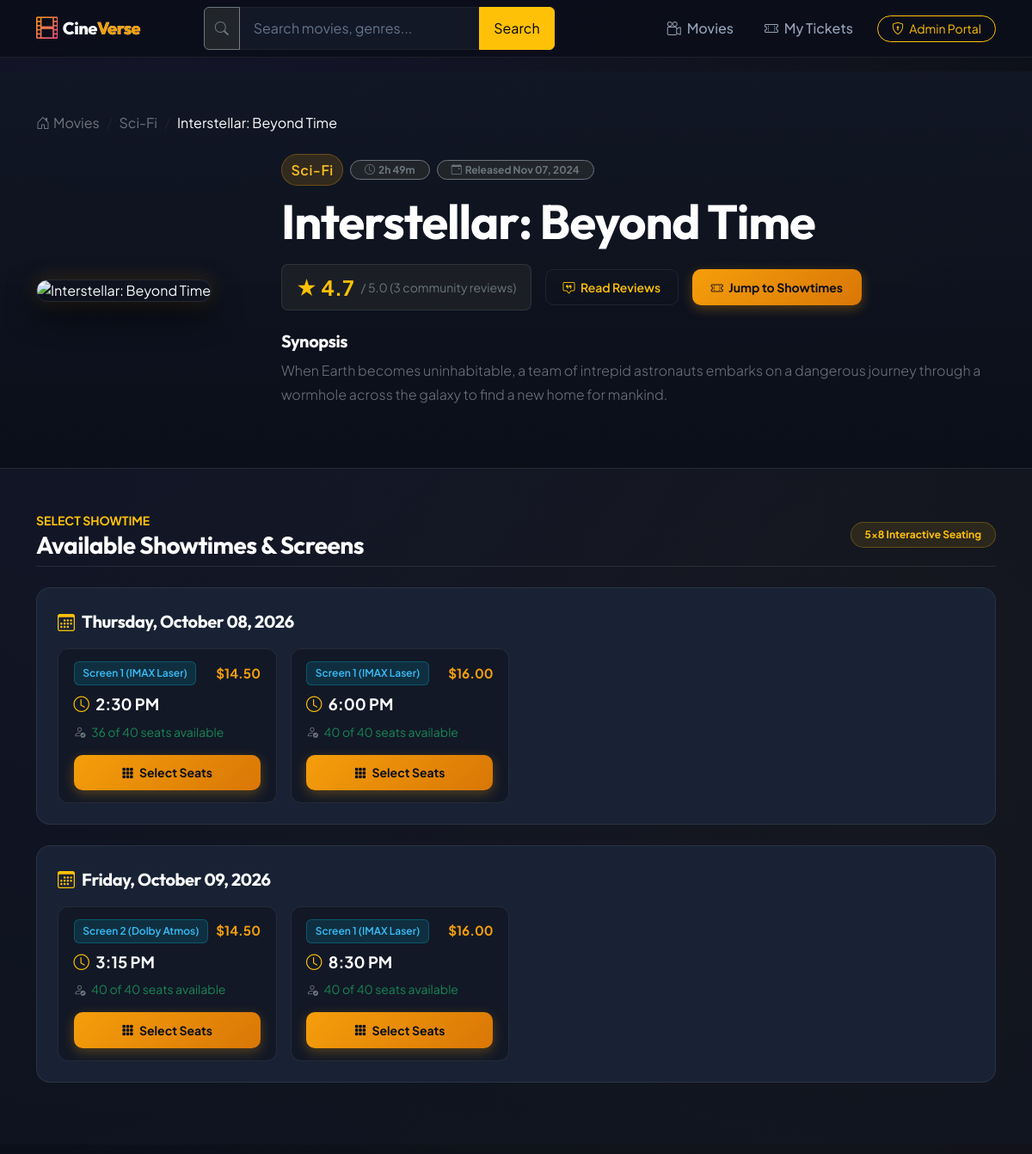
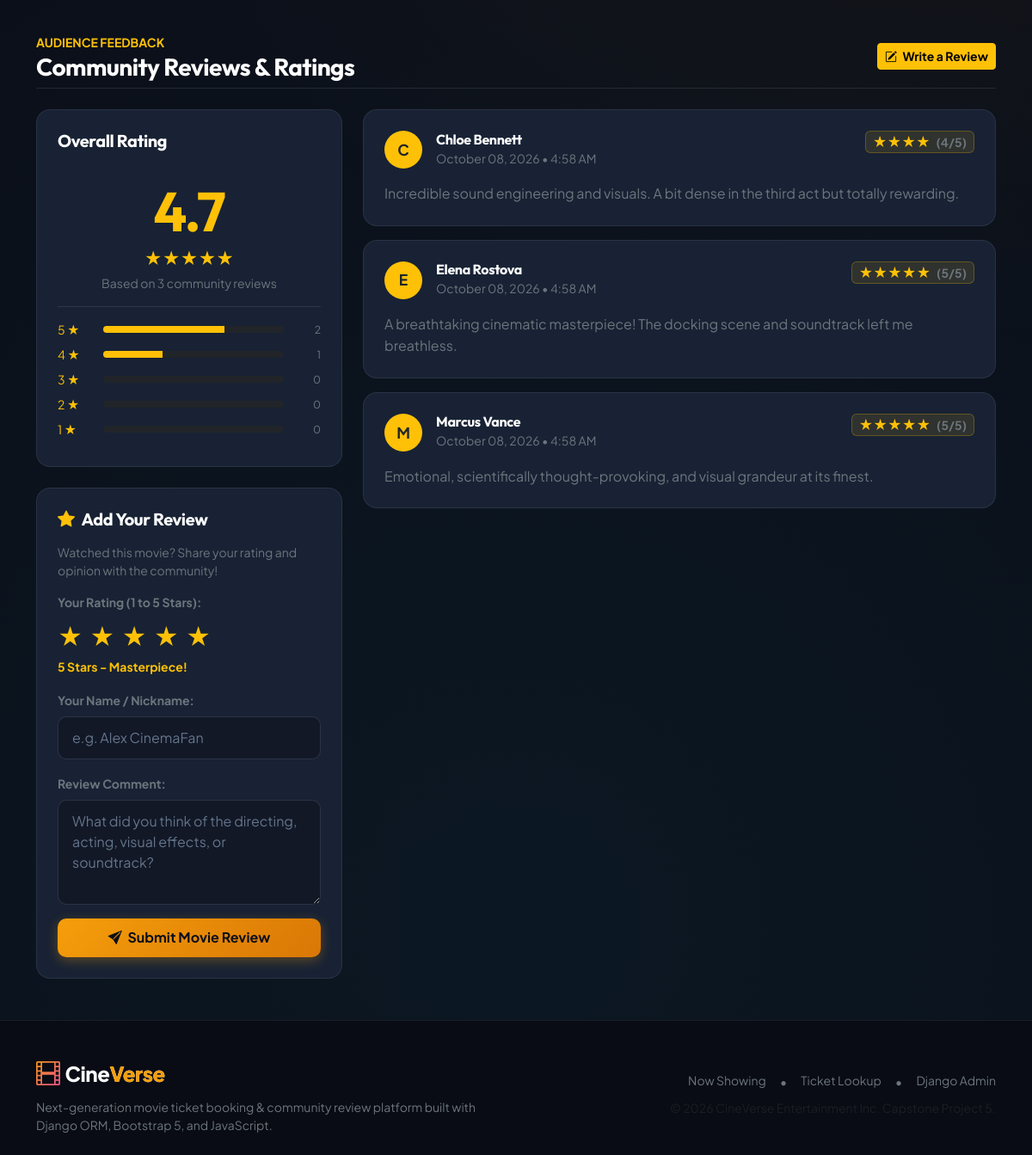
/movies/1/, run on the app's committed database (2 pictures, top to bottom).
### movies/models.py (models this page shows, shortened)
class Movie(models.Model):
    GENRE_CHOICES = [
        ("Action", "Action"),
        ("Sci-Fi", "Sci-Fi"),
        ("Drama", "Drama"),
        ("Animation", "Animation"),
        ("Comedy", "Comedy"),
        ("Thriller", "Thriller"),
        ("Horror", "Horror"),
        ("Adventure", "Adventure"),
        ("Romance", "Romance"),
    ]
    title = models.CharField(max_length=200)
    genre = models.CharField(max_length=100, choices=GENRE_CHOICES)
    duration = models.PositiveIntegerField(help_text="Duration in minutes")
    release_date = models.DateField()
    poster_url = models.URLField(max_length=500)
    description = models.TextField()
    class Meta:
        ordering = ["-release_date", "title"]
    @property
    def formatted_duration(self):
        hours = self.duration // 60
        minutes = self.duration % 60
        if hours > 0 and minutes > 0:
            return f"{hours}h {minutes}m"
        elif hours > 0:
            return f"{hours}h"
        return f"{minutes}m"
    def average_rating(self):
        reviews = self.reviews.all()
        if reviews.exists():
            avg = sum(r.rating for r in reviews) / reviews.count()
            return round(avg, 1)
        return None
    def review_count(self):
        return self.reviews.count()

class Showtime(models.Model):
    movie = models.ForeignKey(Movie, on_delete=models.CASCADE, related_name="showtimes")
    show_date = models.DateField()
    show_time = models.TimeField()
    ticket_price = models.DecimalField(max_digits=6, decimal_places=2)
    screen_number = models.CharField(max_length=50, default="Screen 1")
    class Meta:
        ordering = ["show_date", "show_time"]
    def get_booked_seats_list(self):
        seats = set()
        for booking in self.bookings.all():
            if booking.selected_seats:
                for seat in booking.selected_seats.split(","):
                    seat_clean = seat.strip().upper()
                    if seat_clean:
                        seats.add(seat_clean)
        return sorted(list(seats))
    @property
    def total_seats(self):
        return 40  # 5 rows (A-E) x 8 columns (1-8)
    @property
    def available_seats_count(self):
        return max(0, self.total_seats - len(self.get_booked_seats_list()))

class SeatBooking(models.Model):
    showtime = models.ForeignKey(Showtime, on_delete=models.CASCADE, related_name="bookings")
    customer_name = models.CharField(max_length=100)
    customer_email = models.EmailField()
    customer_phone = models.CharField(max_length=20)
    selected_seats = models.CharField(
        max_length=255,
        help_text="Comma-separated seat codes, e.g. A1, A2, B5"
    )
    total_paid = models.DecimalField(max_digits=8, decimal_places=2)
    booking_code = models.CharField(max_length=32, unique=True, editable=False)
    created_at = models.DateTimeField(auto_now_add=True)
    class Meta:
        ordering = ["-created_at"]

class MovieReview(models.Model):
    movie = models.ForeignKey(Movie, on_delete=models.CASCADE, related_name="reviews")
    reviewer_name = models.CharField(max_length=100)
    rating = models.PositiveSmallIntegerField(
        validators=[MinValueValidator(1), MaxValueValidator(5)],
        help_text="Rating between 1 and 5 stars"
    )
    comment = models.TextField()
    created_date = models.DateTimeField(auto_now_add=True)
    class Meta:
        ordering = ["-created_date"]

### movies/views.py (the view)
# urls.py: path("movies/<int:pk>/", views.movie_detail, name="movie_detail"),
def movie_detail(request, pk):
    movie = get_object_or_404(Movie, pk=pk)
    review_form = MovieReviewForm()
    showtimes = movie.showtimes.all().order_by("show_date", "show_time")
    showtimes_by_date = defaultdict(list)
    for st in showtimes:
        showtimes_by_date[st.show_date].append(st)
    grouped_showtimes = sorted(showtimes_by_date.items(), key=lambda item: item[0])
    reviews = movie.reviews.all().order_by("-created_date")
    avg_rating = movie.average_rating()
    review_count = movie.review_count()
    rating_distribution = {i: 0 for i in range(1, 6)}
    if review_count > 0:
        for r in reviews:
            if 1 <= r.rating <= 5:
                rating_distribution[r.rating] += 1
        star_bars = []
        for star in range(5, 0, -1):
            count = rating_distribution[star]
            pct = round((count / review_count) * 100)
            star_bars.append({"star": star, "count": count, "percent": pct})
    else:
        star_bars = [{"star": star, "count": 0, "percent": 0} for star in range(5, 0, -1)]
    context = {
        "movie": movie,
        "grouped_showtimes": grouped_showtimes,
        "reviews": reviews,
        "review_form": review_form,
        "avg_rating": avg_rating,
        "review_count": review_count,
        "star_bars": star_bars,
    }
    return render(request, "movies/movie_detail.html", context)

### movies/templates/movies/movie_detail.html (shortened to what this page needs)
{% extends "movies/base.html" %}
{% block content %}
<section class="hero-movie-header">
  <div class="container">
    <nav aria-label="breadcrumb" class="mb-4">
      <ol class="breadcrumb">
        <li class="breadcrumb-item"><a href="{% url 'movies:movie_list' %}" class="text-secondary text-decoration-none"><i class="bi bi-house-door me-1"></i>Movies</a></li>
        <li class="breadcrumb-item"><a href="{% url 'movies:movie_list' %}?genre={{ movie.genre }}" class="text-secondary text-decoration-none">{{ movie.genre }}</a></li>
        <li class="breadcrumb-item active text-white" aria-current="page">{{ movie.title }}</li>
      </ol>
    </nav>
    <div class="row g-4 align-items-center">
      <div class="col-md-4 col-lg-3 text-center text-md-start">
        <img src="{{ movie.poster_url }}" alt="{{ movie.title }}" class="movie-detail-poster img-fluid" onerror="this.src='https://images.unsplash.com/photo-1489599849927-2ee91cede3ba?w=600&auto=format&fit=crop&q=80';">
      </div>
      <div class="col-md-8 col-lg-9">
        <div class="d-flex flex-wrap gap-2 align-items-center mb-2">
          <span class="badge-genre fs-6">{{ movie.genre }}</span>
          <span class="badge bg-dark border border-secondary text-secondary px-3 py-1 rounded-pill">
            <i class="bi bi-clock me-1"></i>{{ movie.formatted_duration }}
          </span>
          <span class="badge bg-dark border border-secondary text-secondary px-3 py-1 rounded-pill">
            <i class="bi bi-calendar-event me-1"></i>Released {{ movie.release_date|date:"M d, Y" }}
          </span>
        </div>
        <h1 class="display-4 fw-bold text-white mb-3 font-display">{{ movie.title }}</h1>
        <div class="d-flex align-items-center gap-3 mb-4 flex-wrap">
          <div class="d-flex align-items-center bg-dark bg-opacity-75 border border-secondary border-opacity-25 px-3 py-2 rounded-3">
            <span class="fs-4 fw-bold text-warning me-2">★ {{ avg_rating|default:"--" }}</span>
            <span class="text-secondary small">/ 5.0 ({{ review_count }} community review{{ review_count|pluralize }})</span>
          </div>
          <a href="#reviews-section" class="btn btn-sm btn-cinema-outline text-warning">
            <i class="bi bi-chat-square-quote me-1"></i> Read Reviews
          </a>
          <a href="#showtimes-section" class="btn btn-sm btn-cinema-primary">
            <i class="bi bi-ticket-perforated me-1"></i> Jump to Showtimes
          </a>
        </div>
        <div class="mb-4">
          <h2 class="h5 fw-bold text-white mb-2">Synopsis</h2>
          <p class="text-secondary lead fs-6 mb-0" style="line-height: 1.7;">
            {{ movie.description }}
          </p>
        </div>
      </div>
    </div>
  </div>
</section>
<section id="showtimes-section" class="py-5" style="background: rgba(18, 24, 38, 0.5);">
  <div class="container">
    <div class="d-flex align-items-center justify-content-between mb-4 pb-2 border-bottom border-secondary border-opacity-25">
      <div>
        <span class="text-warning fw-bold text-uppercase small letter-spacing-1">Select Showtime</span>
        <h2 class="h3 fw-bold text-white mb-0">Available Showtimes & Screens</h2>
      </div>
      <span class="badge bg-warning bg-opacity-10 text-warning border border-warning border-opacity-25 px-3 py-2 rounded-pill">
        5×8 Interactive Seating
      </span>
    </div>
    {% if grouped_showtimes %}
      <div class="space-y-4">
        {% for show_date, showtimes_list in grouped_showtimes %}
          <div class="card cinema-card mb-4 p-4">
            <div class="d-flex align-items-center gap-2 mb-3">
              <i class="bi bi-calendar3 text-warning fs-5"></i>
              <h3 class="h5 fw-bold text-white mb-0">
                {{ show_date|date:"l, F d, Y" }}
              </h3>
            </div>
            <div class="row row-cols-1 row-cols-sm-2 row-cols-md-3 row-cols-lg-4 g-3">
              {% for st in showtimes_list %}
                <div class="col">
                  <div class="showtime-pill-btn h-100 d-flex flex-column justify-content-between">
                    <div>
                      <div class="d-flex justify-content-between align-items-center mb-2">
                        <span class="badge-screen">{{ st.screen_number }}</span>
                        <span class="price-text">${{ st.ticket_price }}</span>
                      </div>
                      <div class="time-text mb-2">
                        <i class="bi bi-clock me-1 text-warning"></i> {{ st.show_time|time:"g:i A" }}
                      </div>
                      <div class="small text-secondary mb-3">
                        <i class="bi bi-person-check me-1"></i>
                        <span class="{% if st.available_seats_count < 10 %}text-danger fw-bold{% else %}text-success{% endif %}">
                          {{ st.available_seats_count }} of {{ st.total_seats }} seats available
                        </span>
                      </div>
                    </div>
                    <div>
                      {% if st.available_seats_count > 0 %}
                        <a href="{% url 'movies:seat_booking' st.id %}" class="btn btn-cinema-primary w-100 btn-sm text-center">
                          <i class="bi bi-grid-3x3-gap-fill me-1"></i> Select Seats
                        </a>
                      {% else %}
                        <button class="btn btn-secondary w-100 btn-sm" disabled>
                          <i class="bi bi-x-circle me-1"></i> Sold Out
                        </button>
                      {% endif %}
                    </div>
                  </div>
                </div>
              {% endfor %}
            </div>
          </div>
        {% endfor %}
      </div>
    {% endif %}
  </div>
</section>
<section id="reviews-section" class="py-5">
  <div class="container">
    <div class="d-flex align-items-center justify-content-between mb-4 pb-2 border-bottom border-secondary border-opacity-25">
      <div>
        <span class="text-warning fw-bold text-uppercase small letter-spacing-1">Audience Feedback</span>
        <h2 class="h3 fw-bold text-white mb-0">Community Reviews & Ratings</h2>
      </div>
      <a href="#write-review-card" class="btn btn-sm btn-warning fw-bold">
        <i class="bi bi-pencil-square me-1"></i> Write a Review
      </a>
    </div>
    <div class="row g-4">
      <div class="col-lg-4">
        <div class="card cinema-card p-4 mb-4">
          <h3 class="h5 fw-bold text-white mb-3">Overall Rating</h3>
          <div class="text-center py-3 border-bottom border-secondary border-opacity-25 mb-3">
            <div class="display-3 fw-bold text-warning font-display mb-0">
              {{ avg_rating|default:"0.0" }}
            </div>
            <div class="text-warning fs-5 mb-1">
              ★★★★★
            </div>
            <div class="text-secondary small">
              Based on {{ review_count }} community review{{ review_count|pluralize }}
            </div>
          </div>
          <div class="star-distribution">
            {% for item in star_bars %}
              <div class="d-flex align-items-center gap-2 mb-2 small">
                <span class="text-warning text-nowrap" style="width: 45px;">{{ item.star }} ★</span>
                <div class="progress flex-grow-1 bg-dark" style="height: 8px;">
                  <div class="progress-bar bg-warning" role="progressbar" style="width: {{ item.percent }}%;" aria-valuenow="{{ item.percent }}" aria-valuemin="0" aria-valuemax="100"></div>
                </div>
                <span class="text-secondary small text-end" style="width: 35px;">{{ item.count }}</span>
              </div>
            {% endfor %}
          </div>
        </div>
        <div class="card cinema-card p-4" id="write-review-card">
          <h3 class="h5 fw-bold text-white mb-3 d-flex align-items-center gap-2">
            <i class="bi bi-star-fill text-warning"></i> Add Your Review
          </h3>
          <p class="text-secondary small mb-3">Watched this movie? Share your rating and opinion with the community!</p>
          <form method="POST" action="{% url 'movies:add_review' movie.id %}">
            <div class="mb-3">
              <label class="form-label text-secondary small fw-bold d-block">Your Rating (1 to 5 Stars):</label>
              <div class="d-flex align-items-center gap-2 mb-1" id="interactiveStarRating">
                <span class="star-btn text-warning fs-3" data-value="1" style="cursor: pointer;">★</span>
                <span class="star-btn text-warning fs-3" data-value="2" style="cursor: pointer;">★</span>
                <span class="star-btn text-warning fs-3" data-value="3" style="cursor: pointer;">★</span>
                <span class="star-btn text-warning fs-3" data-value="4" style="cursor: pointer;">★</span>
                <span class="star-btn text-warning fs-3" data-value="5" style="cursor: pointer;">★</span>
              </div>
              <div class="small text-warning fw-bold" id="selectedRatingLabel">5 Stars - Masterpiece!</div>
            </div>
            <div class="mb-3">
              <label for="id_reviewer_name" class="form-label text-secondary small fw-bold">Your Name / Nickname:</label>
              <input type="text" name="reviewer_name" id="id_reviewer_name" class="form-control" placeholder="e.g. Alex CinemaFan" required>
            </div>
            <div class="mb-3">
              <label for="id_comment" class="form-label text-secondary small fw-bold">Review Comment:</label>
              <textarea name="comment" id="id_comment" class="form-control" rows="4" placeholder="What did you think of the directing, acting, visual effects, or soundtrack?" required></textarea>
            </div>
            <button type="submit" class="btn btn-cinema-primary w-100 fw-bold">
              <i class="bi bi-send-fill me-1"></i> Submit Movie Review
            </button>
          </form>
        </div>
      </div>
      <div class="col-lg-8">
        {% if reviews %}
          <div class="d-flex flex-column gap-3">
            {% for review in reviews %}
              <div class="card cinema-card p-4">
                <div class="d-flex justify-content-between align-items-start mb-2">
                  <div class="d-flex align-items-center gap-3">
                    <div class="rounded-circle bg-warning text-dark fw-bold d-flex align-items-center justify-content-center" style="width: 44px; height: 44px; font-size: 1.1rem;">
                      {{ review.reviewer_name|slice:":1"|upper }}
                    </div>
                    <div>
                      <h4 class="h6 fw-bold text-white mb-0">{{ review.reviewer_name }}</h4>
                      <span class="text-secondary small">{{ review.created_date|date:"F d, Y • g:i A" }}</span>
                    </div>
                  </div>
                  <div class="badge bg-warning bg-opacity-10 text-warning border border-warning border-opacity-25 px-2 py-1 fs-6">
                    {% for _ in "x"|rjust:review.rating %}★{% endfor %}
                    <span class="text-secondary ms-1 small">({{ review.rating }}/5)</span>
                  </div>
                </div>
                <p class="text-secondary mb-0 mt-2" style="line-height: 1.6;">
                  {{ review.comment }}
                </p>
              </div>
            {% endfor %}
          </div>
        {% endif %}
      </div>
    </div>
  </div>
</section>
{% endblock %}

### data on the page
Movie: genre "Sci-Fi", title "Interstellar: Beyond Time", formatted_duration "2h 49m", release_date "Nov 07, 2024", description "When Earth becomes uninhabitable, a team of intrepid astronauts embarks on a dangerous journey through a wormhole across the galaxy to find a new home for mankind."
Showtime: show_date "Thursday, October 08, 2026", screen_number "Screen 1 (IMAX Laser)", ticket_price "14.50", show_time "2:30 PM", available_seats_count "36", total_seats "40", shows "Select Seats"
Showtime: screen_number "Screen 1 (IMAX Laser)", ticket_price "16.00", show_time "6:00 PM", available_seats_count "40", total_seats "40", shows "Select Seats"
Showtime: show_date "Friday, October 09, 2026", screen_number "Screen 2 (Dolby Atmos)", ticket_price "14.50", show_time "3:15 PM", available_seats_count "40", total_seats "40", shows "Select Seats"
Showtime: screen_number "Screen 1 (IMAX Laser)", ticket_price "16.00", show_time "8:30 PM", available_seats_count "40", total_seats "40", shows "Select Seats"
MovieReview: reviewer_name "C", reviewer_name "Chloe Bennett", created_date "October 08, 2026 • 4:58 AM", rating "4", comment "Incredible sound engineering and visuals. A bit dense in the third act but totally rewarding."
MovieReview: reviewer_name "E", reviewer_name "Elena Rostova", created_date "October 08, 2026 • 4:58 AM", rating "5", comment "A breathtaking cinematic masterpiece! The docking scene and soundtrack left me breathless."
MovieReview: reviewer_name "M", reviewer_name "Marcus Vance", created_date "October 08, 2026 • 4:58 AM", rating "5", comment "Emotional, scientifically thought-provoking, and visual grandeur at its finest."

### other printed values
{{ avg_rating|default:"--" }} "4.7"
{{ review_count }} "3"
{{ avg_rating|default:"0.0" }} "4.7"
{{ item.star }} "5" "4" "3" "2" "1"
{{ item.count }} "2" "1" "0" "0" "0"
